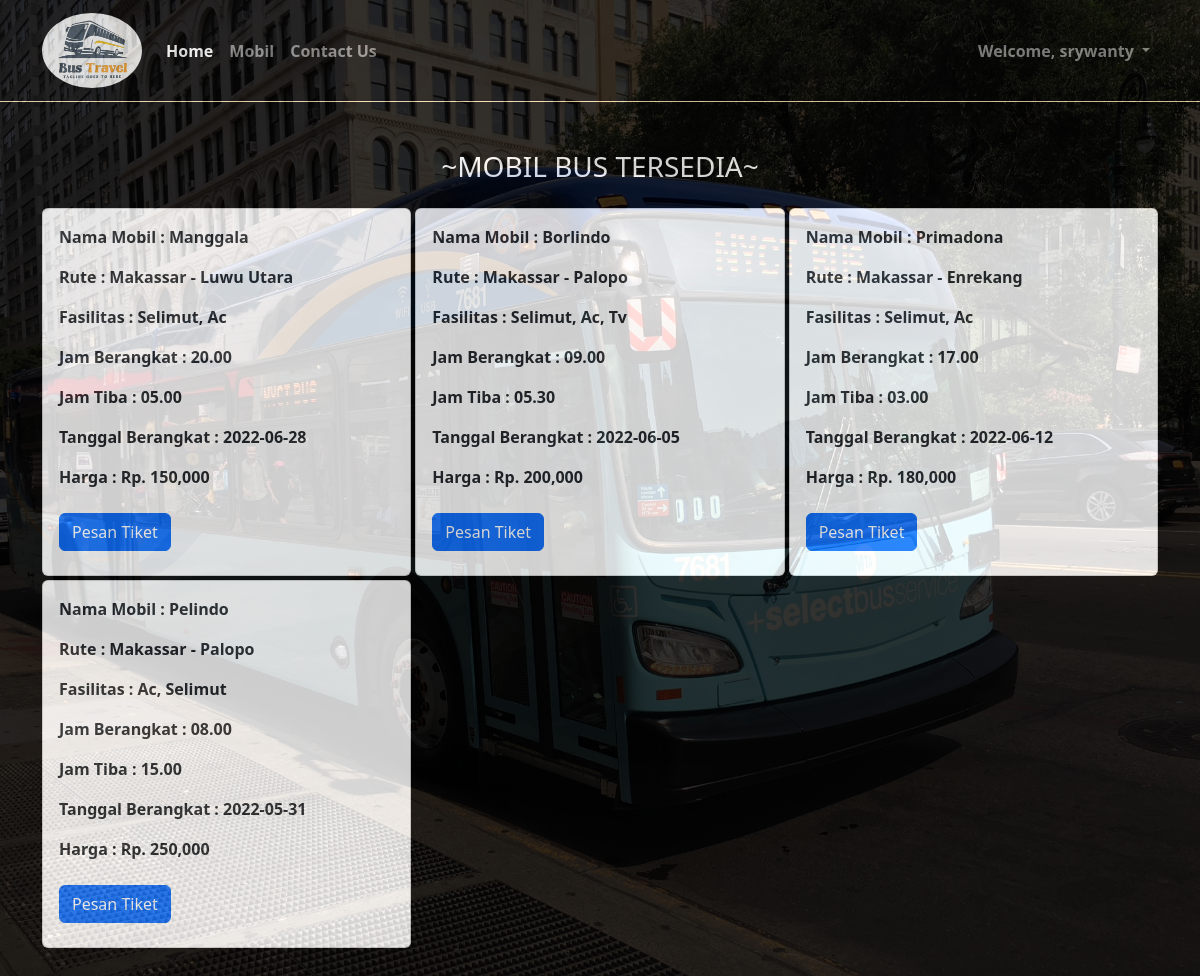
/mobil.php (signed in), run on the app's committed database.
### tables this page shows
CREATE TABLE `tb_mobil` (
  `id_mobil` int(11) NOT NULL,
  `id_rute` int(11) NOT NULL,
  `nama_mobil` varchar(100) NOT NULL,
  `fasilitas` varchar(100) NOT NULL,
  `jam_berangkat` varchar(100) NOT NULL,
  `jam_tiba` varchar(100) NOT NULL,
  `tanggal_berangkat` date NOT NULL,
  `harga` int(100) NOT NULL
);

CREATE TABLE `tb_rute` (
  `id_rute` int(11) NOT NULL,
  `rute` varchar(100) NOT NULL
);

### mobil.php (the view, shortened to what this page needs)
<?php
 include 'koneksi.php';
?>
<!doctype html>
<html lang="en">
  <head>
    <link rel="stylesheet" href="css/style.css">
    <link href="https://cdn.jsdelivr.net/npm/bootstrap@5.2.0-beta1/dist/css/bootstrap.min.css" rel="stylesheet">
  </head>
  <body>
<nav class="navbar navbar-expand-lg navbar-dark">
  <div class="container">
    <a class="navbar-brand" href="#"><img src="img/logo.webp" alt="" width="100" class="rounded-circle"></a>
    <div class="collapse navbar-collapse" id="navbarNav">
      <ul class="navbar-nav">
        <li class="nav-item">
          <a class="nav-link active" aria-current="page" href="index.php">Home</a>
        </li>
        <li class="nav-item">
          <a class="nav-link" href="mobil.php">Mobil</a>
        </li>
        <li class="nav-item">
          <a class="nav-link" href="contact.php">Contact Us</a>
        </li>
      </ul>
      <ul class="navbar-nav ms-auto">
          <?php if(isset($_SESSION['login'])) { ?>
            <li class="nav-item dropdown">
              <a class="nav-link dropdown-toggle" href="#" id="navbarDropdown" role="button" data-bs-toggle="dropdown" aria-expanded="false">
                Welcome, <?php echo $_SESSION['a_global']->username ?>
              </a>
            </li>
          <?php }else{ ?>
            <li class="nav-item">
              <a class="nav-link" href="login.php">Log In</a>
            </li>
          <?php } ?>
      </ul>
    </div>
  </div>
</nav>
<div class="container-fluid" id="container-fluid">
  <div class="container">
    <div class="row text-white text-center mb-3">
      <div class="col-lg-12 mt-5">
        <h3>~MOBIL BUS TERSEDIA~</h3>
      </div>
    </div>
    <div class="row gx-1">
    <?php
							$mobil = mysqli_query($conn, "SELECT * FROM tb_mobil
                                                  INNER JOIN tb_rute ON tb_mobil.id_rute = tb_rute.id_rute
                            ");
							if(mysqli_num_rows($mobil) > 0){
							while($row = mysqli_fetch_array($mobil)){
						?>
                        <div class="col-lg-4 mb-1">
                            <div class="card p-3">
                                <strong><p>Nama Mobil : <?php echo $row['nama_mobil'] ?></p></strong>
                                <strong><p>Rute : <?php echo $row['rute'] ?></p></strong>
                                <strong><p>Fasilitas : <?php echo $row['fasilitas'] ?></p></strong>
                                <strong><p>Jam Berangkat : <?php echo $row['jam_berangkat'] ?></p></strong>
                                <strong><p>Jam Tiba : <?php echo $row['jam_tiba'] ?></p></strong>
                                <strong><p>Tanggal Berangkat : <?php echo $row['tanggal_berangkat'] ?></p></strong>
                                <strong><p>Harga : Rp. <?php echo number_format($row['harga']) ?></p></strong>
                                <div class="py-2">
                                    <a href="pesan.php?id_mobil=<?php echo $row['id_mobil'] ?>" class="btn btn-primary">Pesan Tiket</a>
                                </div>
                            </div>
                        </div>
						<?php }}else{ ?>
							<tr>
								<td colspan="8" class="text-white">Belom Ada Data Mobil</td>
							</tr>
						<?php } ?>
    </div>
    <br>
  </div>
</div>
  </body>
</html>

### css/style.css (style rules this page uses)
* { padding: 0; margin: 0; }
html body { background-image: url('../img/2.jpg'); background-repeat: no-repeat; background-position: center; background-size: cover; }
#container-fluid { background-color: black; opacity: 0.8; }
nav { background-color: black; opacity: 0.8; border-bottom: 1px solid wheat; position: relative; z-index: 100; }
nav ul li { font-weight: bold; }

### data on the page
tb_mobil: nama_mobil "Manggala", id_rute.rute "Makassar - Luwu Utara", fasilitas "Selimut, Ac", jam_berangkat "20.00", jam_tiba "05.00", tanggal_berangkat "2022-06-28", harga "150,000"
tb_mobil: nama_mobil "Borlindo", id_rute.rute "Makassar - Palopo", fasilitas "Selimut, Ac, Tv", jam_berangkat "09.00", jam_tiba "05.30", tanggal_berangkat "2022-06-05", harga "200,000"
tb_mobil: nama_mobil "Primadona", id_rute.rute "Makassar - Enrekang", fasilitas "Selimut, Ac", jam_berangkat "17.00", jam_tiba "03.00", tanggal_berangkat "2022-06-12", harga "180,000"
tb_mobil: nama_mobil "Pelindo", id_rute.rute "Makassar - Palopo", fasilitas "Ac, Selimut", jam_berangkat "08.00", jam_tiba "15.00", tanggal_berangkat "2022-05-31", harga "250,000"

### other printed values
$_SESSION['a_global']->username "srywanty"
